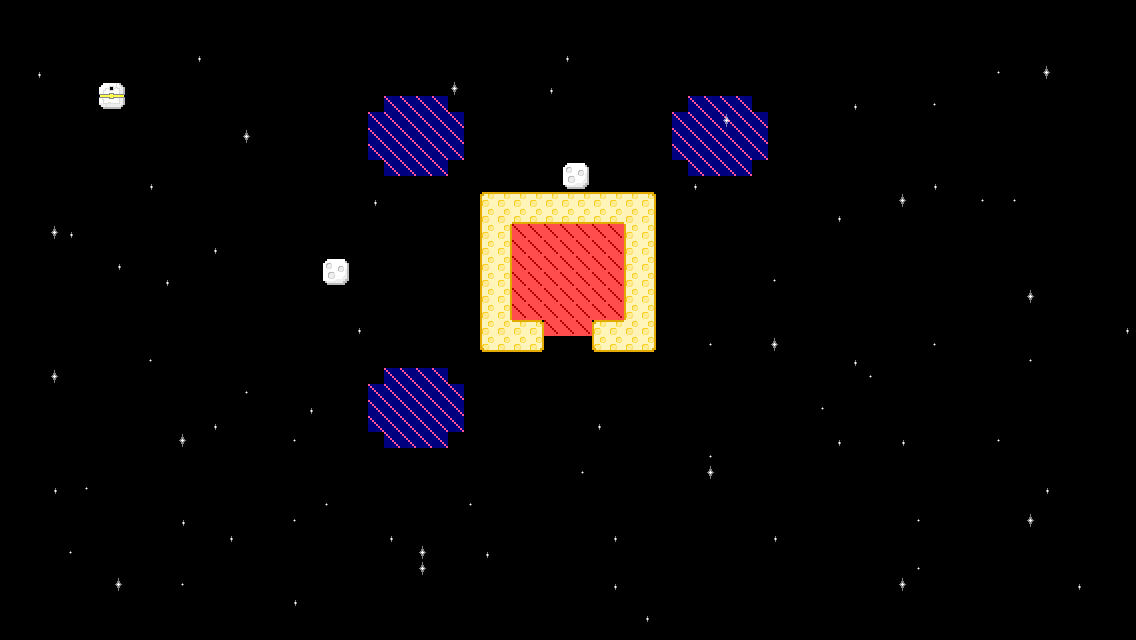

A level layout from a 2D game, rendered from its tile map. Below: a short description, then the map file with tile-grid data replaced by summaries:
An orthogonal 71x40 tile map with 16x16 px tiles, 2 tile layers (Tile Layer 1, Stars), 3 tilesets.

<map version="1.0" orientation="orthogonal" width="71" height="40" tilewidth="16" tileheight="16">
 <properties>
  <property name="time1" value="20" />
  <property name="time2" value="10" />
  <property name="time3" value="5" />
 </properties>
 <tileset firstgid="1" name="sprites32" tilewidth="32" tileheight="32">
  <image source="../data/sprites32.png" width="512" height="32" />
 </tileset>
 <tileset firstgid="17" name="sprites16" tilewidth="16" tileheight="16">
  <image source="../data/sprites16.png" width="256" height="16" />
 </tileset>
 <tileset firstgid="33" name="stars" tilewidth="16" tileheight="16">
  <image source="../data/stars.png" width="48" height="16" />
 </tileset>
 <layer name="Tile Layer 1" width="71" height="40">
  <data>[2840 cells, 188 non-empty, 13 distinct tile ids]</data>
 </layer>
 <layer name="Stars" width="71" height="40">
  <data>[2840 cells, 74 non-empty, 3 distinct tile ids]</data>
 </layer>
</map>
